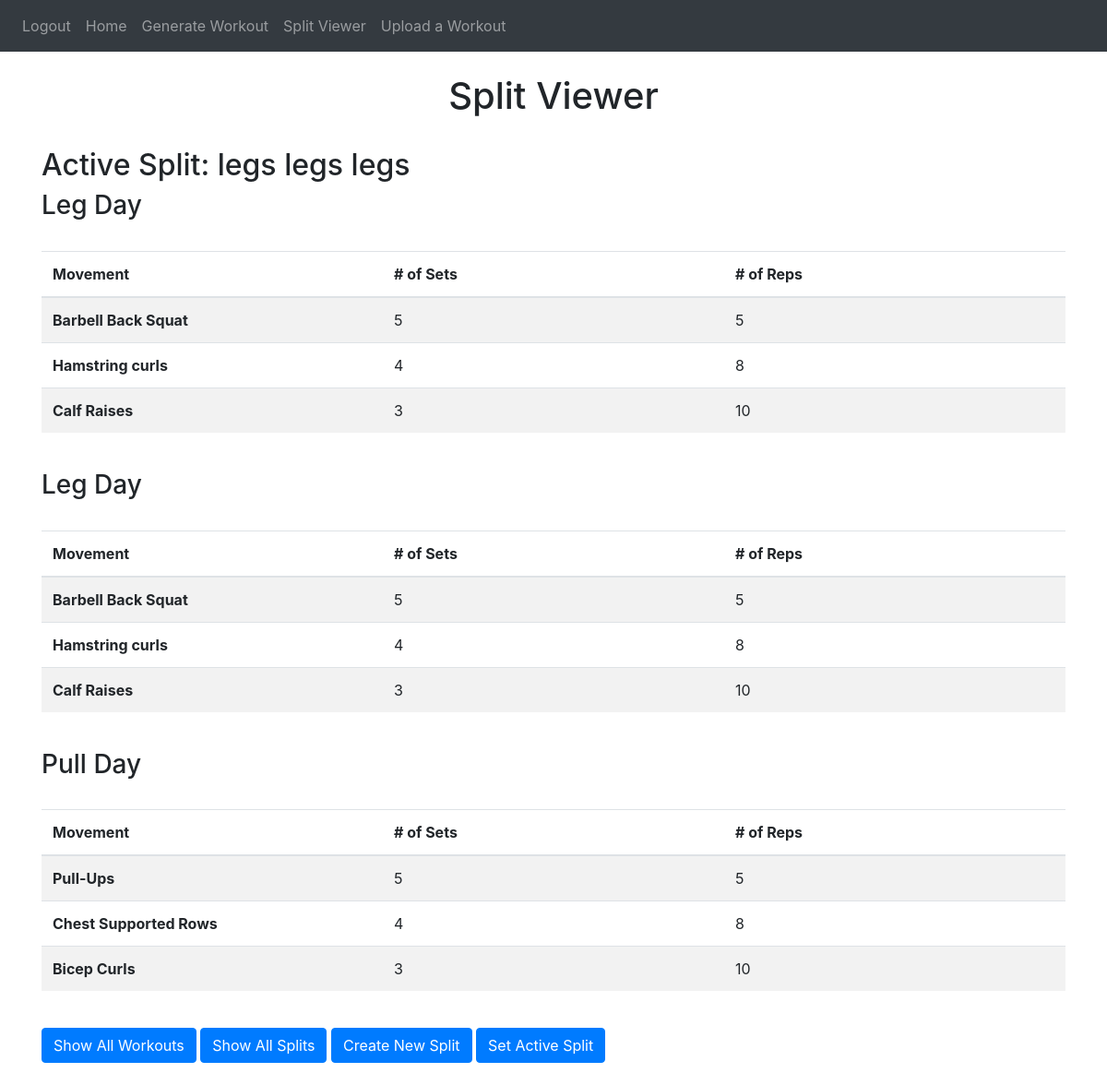
The page /split-viewer (signed in) on the database as committed earlier.
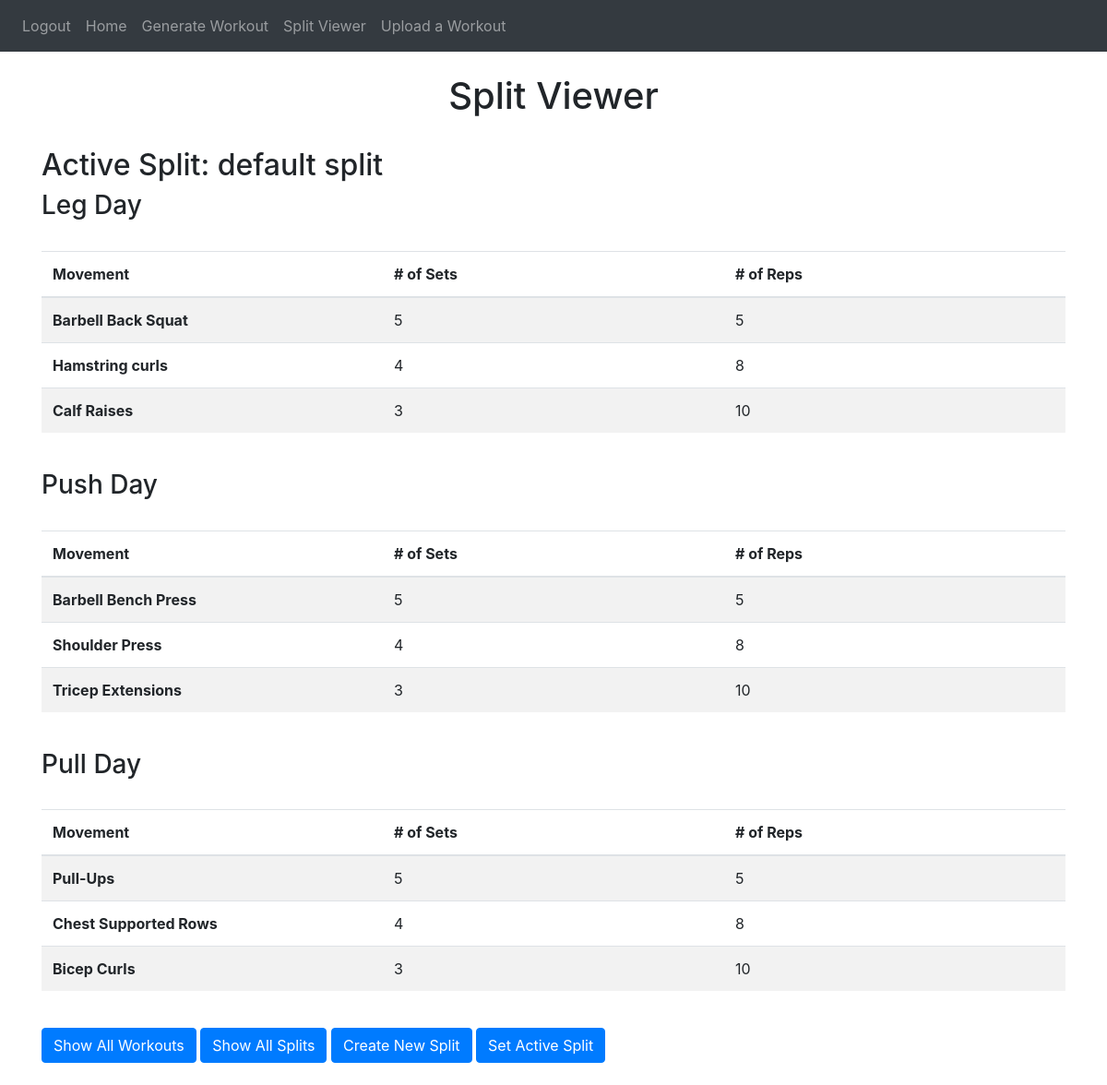
The same page on the database as committed later.
### website/models.py (models this page shows, shortened)
class Split(db.Model):
    id = db.Column(db.Integer, primary_key=True)
    split_name = db.Column(db.String(10000))
    is_active = db.Column(db.Boolean)
    user_id = db.Column(db.Integer, db.ForeignKey('user.id'))
    next_workout_ind = db.Column(db.Integer)
    order = db.Column(JSON)
    def get_workouts(self):
        return [Workout.query.filter_by(id = self.order[i]).first() for i in range(len(self.order))]

class Workout(db.Model):
    id = db.Column(db.Integer, primary_key=True)
    workout_name = db.Column(db.String(10000))
    num_movements = db.Column(db.Integer)
    movements = db.relationship('Movement', backref='workout', lazy=True)
    splits = db.relationship('Split', secondary=split_workout, backref=db.backref('workouts', lazy='dynamic'))
    user_id = db.Column(db.Integer, db.ForeignKey('user.id'))

class Movement(db.Model):
    id = db.Column(db.Integer, primary_key=True)
    mov_name = db.Column(db.String(100))
    reps = db.Column(db.Integer)
    sets = db.Column(db.Integer)
    workout_id = db.Column(db.Integer, db.ForeignKey('workout.id'))

### website/split_viewer.py (the view, shortened to what this page needs)
@split_viewer.route('/split-viewer', methods=['GET', 'POST'])
@login_required
def editor():
    return render_template("split_viewer.html", user=current_user)

### website/templates/split_viewer.html (shortened to what this page needs)
{% extends "base.html" %} {% block title %} Split Viewer {% endblock %}
{%block content%}
    <br />
    <h1 align = "center"> Split Viewer </h1>
    <br />
    {% for split in user.splits if split.is_active%}
        <h2>Active Split: {{split.split_name}}</h2>
        {% for wkrt in split.get_workouts() %}
            <h3>
                {{ wkrt.workout_name }}
            </h3>
            <br />
            <table class="table table-striped">
                <thead>
                    <tr>
                        <th scope="col">Movement</th>
                        <th scope="col"># of Sets</th>
                        <th scope="col"># of Reps</th>
                    </tr>
                </thead>
                <tbody>
                    {% for mov in wkrt.movements %}
                        <tr>
                            <th scope="row">{{mov.mov_name}}</th>
                            <td>{{mov.sets}}</td>
                            <td>{{mov.reps}}</td>
                        </tr>
                    {% endfor %}
                </tbody>
            </table>
            <br />
        {% endfor %}
    {% endfor %}
    <div class="buttons">
        <button class="btn btn-primary" id="showAllWorkouts"> Show All Workouts</button>
        <button class="btn btn-primary" id="showAllSplits"> Show All Splits</button>
        <button class="btn btn-primary" id="createNewSplit"> Create New Split</button>
        <button class="btn btn-primary" id="setActiveSplit"> Set Active Split</button>
    </div>
    <br />
{% endblock %}

### website/templates/base.html (shortened to what this page needs)
<!DOCTYPE html>
<html>
    <head>
        <link
            rel="stylesheet"
            href="https://stackpath.bootstrapcdn.com/bootstrap/4.4.1/css/bootstrap.min.css"
        />
        <link
            rel="stylesheet"
            href="https://stackpath.bootstrapcdn.com/font-awesome/4.7.0/css/font-awesome.min.css"
        />
        <link
        rel="stylesheet"
        href="https://stackpath.bootstrapcdn.com/bootstrap/4.4.1/css/bootstrap.min.css"
        />
    </head>
    <body>
        <nav class = "navbar navbar-expand-lg navbar-dark bg-dark">
            <div class = "collapse navbar-collapse" id = "navbar">
                <div class = "navbar-nav">
                    {% if user.is_authenticated %}
                        <a class = "nav-item nav-link" id = "logout" href = "/logout">Logout</a>
                        <a class = "nav-item nav-link" id = "home" href = "/">Home</a>
                        <a class = "nav-item nav-link" id = "splits" href = "/splits">Generate Workout</a>
                        <a class = "nav-item nav-link" id = "splitViewer" href = "/split-viewer">Split Viewer</a>
                        <a class = "nav-item nav-link" id = "uploadWorkout" href = "/upload-workout">Upload a Workout</a>
                    {% else %}
                        <a class = "nav-item nav-link" id = "login" href = "/login">Login</a>
                        <a class = "nav-item nav-link" id = "signUp" href = "/sign-up">Sign Up</a>
                    {% endif %}
                </div>
            </div>
        </nav>
        <div class = "container">
            {%block content%}
            {% endblock %}
        </div>
    </body>
</html>

### website/templates/split_viewer.html (style rules this page uses)
.table th, .table td { width: 33.33%; }

Rows that differ between the two databases and show on the page:
no longer on this page (row edited): Split: split_name "legs legs legs", Workout (workout_name "Leg Day"), Movement (mov_name "Barbell Back Squat", sets "5", reps "5"), Movement (mov_name "Hamstring curls", sets "4", reps "8"), Movement (mov_name "Calf Raises", sets "3", reps "10"), Workout (workout_name "Pull Day"), Movement (mov_name "Pull-Ups", sets "5", reps "5"), Movement (mov_name "Chest Supported Rows", sets "4", reps "8"), Movement (mov_name "Bicep Curls", sets "3", reps "10")
now on this page (row edited): Split: split_name "default split", Workout (workout_name "Leg Day"), Movement (mov_name "Barbell Back Squat", sets "5", reps "5"), Movement (mov_name "Hamstring curls", sets "4", reps "8"), Movement (mov_name "Calf Raises", sets "3", reps "10"), Workout (workout_name "Pull Day"), Movement (mov_name "Pull-Ups", sets "5", reps "5"), Movement (mov_name "Chest Supported Rows", sets "4", reps "8"), Movement (mov_name "Bicep Curls", sets "3", reps "10")
now on this page (row unchanged): Workout: workout_name "Push Day", shown under "default split"
now on this page (row unchanged): Movement: mov_name "Barbell Bench Press", sets "5", reps "5", shown under "Push Day"
now on this page (row unchanged): Movement: mov_name "Shoulder Press", sets "4", reps "8", shown under "Push Day"
now on this page (row unchanged): Movement: mov_name "Tricep Extensions", sets "3", reps "10", shown under "Push Day"
